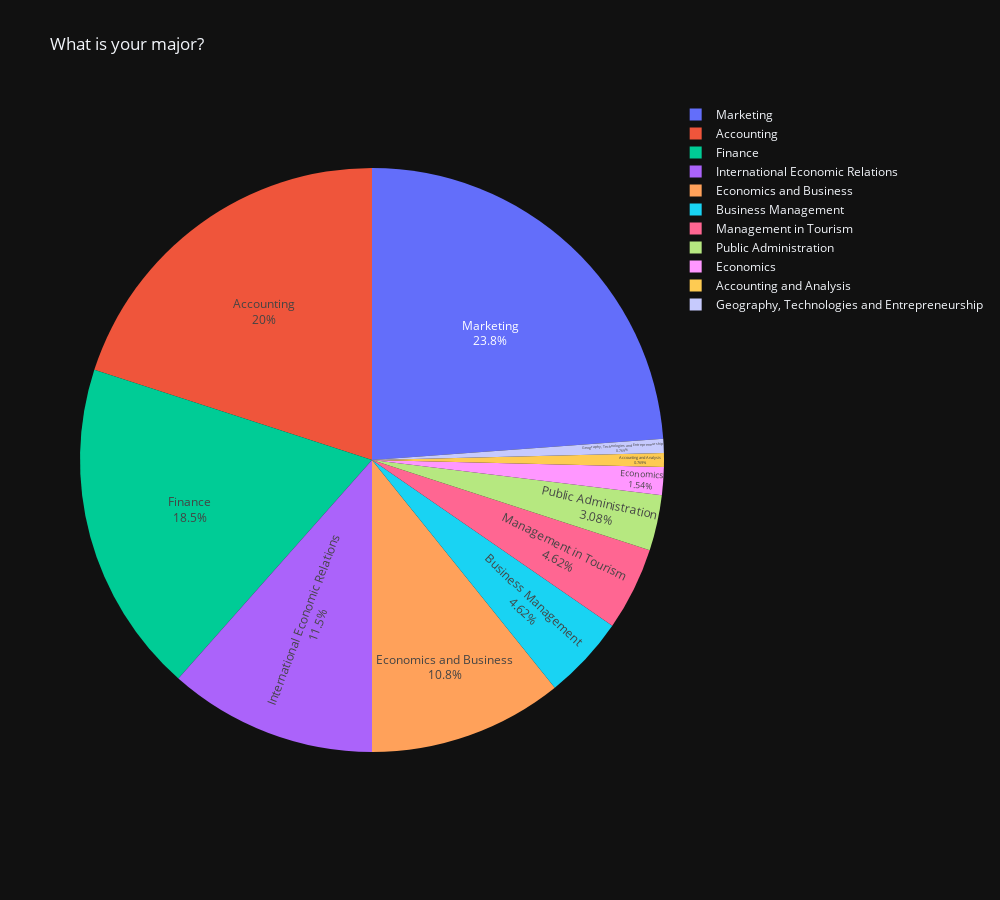

The notebook cell saved with this chart:
### Code cell
q2_count = pl_data['Q2'].value_counts()

q2_count = q2_count.with_columns(
    pl.col('Q2').str.strip_chars_end(' ').str.strip_chars_start(' ')
).group_by(
    'Q2'
).agg(
    pl.col('count').sum().alias('count')
).filter(
    pl.col('Q2') != "Ìåíèäæìúíò íà òóðèñòè÷åñêèÿ áèçíåñ",
).sort('Q2')


fig = px.pie(
    q2_count,
    values='count',
    names='Q2',
    title='What is your major?',
    hover_data=['count'],
    labels={'count': 'Count'},
)

fig.update_traces(
    textposition='inside',
    textinfo='percent+label',
)
fig.update_layout(width=1000, height=900)

fig.show()

### Figure 1 — Plotly figure (JSON) as saved in the notebook; plotly's stock layout.template omitted (floating-point values rounded to 4 significant figures)
{"data": [{"customdata": [[26], [1], [6], [2], [14], [24], [1], [15], [6], [31], [4]], "domain": {"x": [0.0, 1.0], "y": [0.0, 1.0]}, "hovertemplate": "Q2=%{label}<br>Count=%{customdata[0]}<extra></extra>", "labels": ["Accounting", "Accounting and Analysis", "Business Management", "Economics", "Economics and Business", "Finance", "Geography, Technologies and Entrepreneurship", "International Economic Relations", "Management in Tourism", "Marketing", "Public Administration"], "legendgroup": "", "name": "", "showlegend": true, "values": [26, 1, 6, 2, 14, 24, 1, 15, 6, 31, 4], "type": "pie", "textinfo": "percent+label", "textposition": "inside"}], "layout": {"legend": {"tracegroupgap": 0}, "title": {"text": "What is your major?"}, "width": 1000, "height": 900}}
